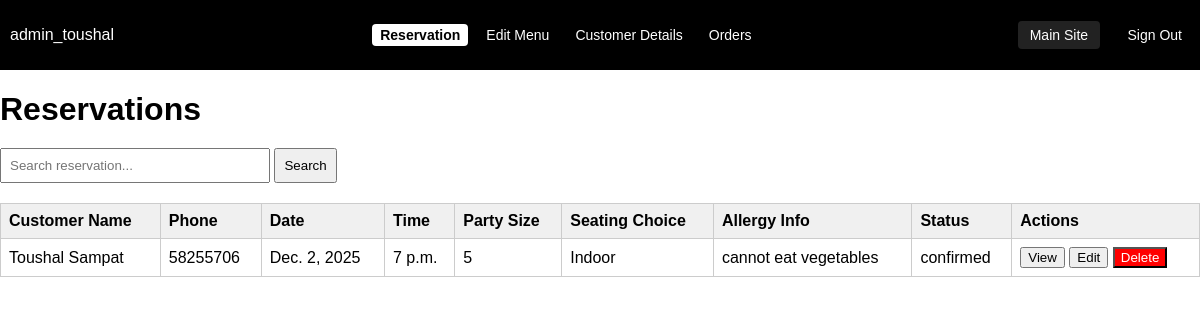
Screenshot of /admin-site/reservation/ (signed in) with the database file from the repository.
### web_app/models.py (models this page shows, shortened)
class Users(AbstractUser):
    phone_no = models.CharField(max_length=20, blank=True, null=True)
    role = models.CharField(
        max_length=20,
        choices=[('admin', 'Admin'), ('customer', 'Customer')],
        default='customer'
    )

class Reservation(models.Model):
    reservationID = models.AutoField(primary_key=True)
    customer = models.ForeignKey(Customer, on_delete=models.CASCADE)
    reservation_date = models.DateField()
    reservation_time = models.TimeField()
    party_size = models.PositiveIntegerField(default=1)
    seating_choice = models.CharField(
        max_length=20,
        choices=[('Indoor', 'Indoor'), ('Outdoor', 'Outdoor')],
        default='Indoor'
    )
    allergy_info = models.TextField(blank=True)
    status = models.CharField(
        max_length=20,
        choices=[('pending', 'Pending'), ('confirmed', 'Confirmed'), ('cancelled', 'Cancelled')],
        default='pending'
    )

class Customer(models.Model):
    user = models.OneToOneField(Users, on_delete=models.CASCADE, primary_key=True)
    address = models.CharField(max_length=255)

### admin_site/views.py (the view)
    def wrapper(request, *args, **kwargs):
        if not request.user.is_authenticated:
            return redirect("admin_login")
        if not request.user.username.startswith("admin_"):
            return redirect("admin_login")
        if not (request.user.is_superuser or request.user.role == "admin"):
            return redirect("admin_login")
        request.admin_user = request.user
        return view_func(request, *args, **kwargs)

### admin_site/views.py (called while the page is built)
def admin_required(view_func):
    def wrapper(request, *args, **kwargs):
        if not request.user.is_authenticated:
            return redirect("admin_login")
        if not request.user.username.startswith("admin_"):
            return redirect("admin_login")
        if not (request.user.is_superuser or request.user.role == "admin"):
            return redirect("admin_login")
        request.admin_user = request.user
        return view_func(request, *args, **kwargs)
    return wrapper

@admin_required
def reservation_page(request):
    reservations = Reservation.objects.select_related('customer__user').all()
    return render(
        request,
        'admin_site/reservation.html',
        {
            'active_tab': 'reservation',
            'admin_user': request.admin_user,
            'reservations': reservations,
        }
    )

### admin_site/templates/admin_site/reservation.html (shortened to what this page needs)
{% extends 'admin_site/base_admin.html' %}
{% block content %}
<h1 style="margin-bottom: 20px;">Reservations</h1>
<form method="GET" style="margin-bottom: 20px;">
    <input type="text" name="search" placeholder="Search reservation..." value="{{ search }}" style="padding: 8px; width: 250px;">
    <button type="submit" style="padding: 8px;">Search</button>
</form>
<table class="reservation-table">
    <tr>
        <th>Customer Name</th>
        <th>Phone</th>
        <th>Date</th>
        <th>Time</th>
        <th>Party Size</th>
        <th>Seating Choice</th>
        <th>Allergy Info</th>
        <th>Status</th>
        <th>Actions</th>
    </tr>
    {% for r in reservations %}
    <tr>
        <td>{{ r.customer.user.first_name }} {{ r.customer.user.last_name }}</td>
        <td>{{ r.customer.user.phone_no }}</td>
        <td>{{ r.reservation_date }}</td>
        <td>{{ r.reservation_time }}</td>
        <td>{{ r.party_size }}</td>
        <td>{{ r.seating_choice }}</td>
        <td>{{ r.allergy_info }}</td>
        <td>{{ r.status }}</td>
        <td>
            <button onclick="openModal('{{ r.reservationID }}')">View</button>
            <button onclick="openEditModal('{{ r.reservationID }}')">Edit</button>
            <button onclick="openDeleteModal('{{ r.reservationID }}')" style="background:red; color:white;">Delete</button>
        </td>
    </tr>
    {% endfor %}
</table>
{% endblock %}

### admin_site/templates/admin_site/base_admin.html (shortened to what this page needs)
{% load static %}
<!DOCTYPE html>
<html lang="en">
<head>
    <link rel="stylesheet" href="{% static 'admin_site/css/admin_navbar.css' %}">
</head>
<body>
    <div class="admin-navbar">
        <div class="admin-left">
            <span>{{ admin_user.username }}</span>
        </div>
        <div class="admin-center">
            <a href="{% url 'admin_reservation' %}" class="{% if active_tab == 'reservation' %}active{% endif %}">Reservation</a>
            <a href="{% url 'admin_edit_menu' %}" class="{% if active_tab == 'edit_menu' %}active{% endif %}">Edit Menu</a>
            <a href="{% url 'admin_customer_details' %}" class="{% if active_tab == 'customer_details' %}active{% endif %}">Customer Details</a>
            <a href="{% url 'admin_orders' %}" class="{% if active_tab == 'orders' %}active{% endif %}">Orders</a>
        </div>
        <div class="admin-right">
            <a href="/" class="admin-main-btn">Main Site</a>
            <a href="{% url 'admin_logout' %}">Sign Out</a>
        </div>
    </div>
    <div class="admin-content">
        {% block content %}{% endblock %}
    </div>
</body>
</html>

### admin_site/static/admin_site/css/admin_navbar.css (style rules this page uses)
.admin-navbar { display: flex; align-items: center; justify-content: space-between; background: black; color: white; padding: 10px; height: 50px; position: sticky; top: 0; z-index: 20; font-family: Arial, sans-serif; }
.admin-center { display: flex; justify-content: center; gap: 10px; }
.admin-right .admin-main-btn { margin-right: 15px; padding: 6px 12px; background-color: #222; color: white; border-radius: 4px; }
.admin-navbar a { color: white; text-decoration: none; font-size: 14px; padding: 3px 8px; border-radius: 4px; }
.admin-navbar a.active { background: white; color: black; font-weight: bold; }

### admin_site/templates/admin_site/base_admin.html (style rules this page uses)
body { margin: 0; font-family: Arial, sans-serif; }

### admin_site/templates/admin_site/reservation.html (style rules this page uses)
.reservation-table { width: 100%; border-collapse: collapse; }
.reservation-table th, .reservation-table td { border: 1px solid #ccc; padding: 8px; text-align: left; }
.reservation-table th { background: #f0f0f0; }

### rows the page displays
Users: username "admin_toushal"
Reservation: customer.user.first_name "Toushal", customer.user.last_name "Sampat", customer.user.phone_no "58255706", reservation_date "Dec. 2, 2025", reservation_time "7 p.m.", party_size "5", seating_choice "Indoor", allergy_info "cannot eat vegetables", status "confirmed"
